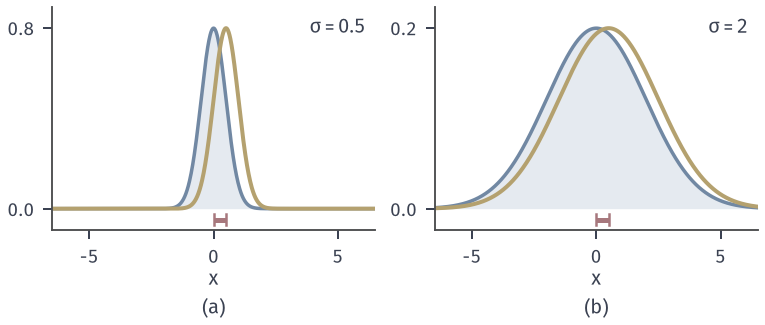

Recreate this plot in Python.
"""Same mean shift 0.5 at two scales: (a) N(0,0.25) vs N(0.5,0.25), KL=0.5; (b) N(0,4) vs N(0.5,4), KL=1/32."""
from pathlib import Path
import sys
HERE = Path(__file__).resolve().parent
sys.path.insert(0, str(HERE.parent/"igeo-common"))
from common import *

fig, axs = figure(width_mm=108, height_mm=46, ncols=2)
for ax, sd, lab in zip(axs, (0.5, 2.0), ('(a)', '(b)')):
    x = np.linspace(-6.5, 6.5, 800); v = sd*sd
    ax.fill_between(x, npdf(x, 0, v), color=BLUE_FILL, lw=0)
    ax.plot(x, npdf(x, 0, v), color=BLUE, lw=1.4)
    ax.plot(x, npdf(x, 0.5, v), color=YELLOW, lw=1.6)
    top = npdf(0, 0, v)
    ax.plot([0, 0.5], [-0.06*top]*2, color=RED, lw=2.0, solid_capstyle='butt')
    ax.plot([0, 0], [-0.09*top, -0.03*top], color=RED, lw=1.0); ax.plot([0.5, 0.5], [-0.09*top, -0.03*top], color=RED, lw=1.0)
    ax.set_ylim(-0.12*top, 1.12*top); ax.set_xlim(-6.5, 6.5)
    ax.set_xlabel(r'$x$', labelpad=1); ax.set_yticks([0, round(top, 2)])
    ax.text(0.97, 0.95, rf'$\sigma={sd:g}$', transform=ax.transAxes, ha='right', va='top')
    tag(ax, lab, y=-0.30)
save(fig, HERE, 'figure', {'kl_a': float(kl_gauss(0, .25, .5, .25)), 'kl_b': float(kl_gauss(0, 4, .5, 4))})
